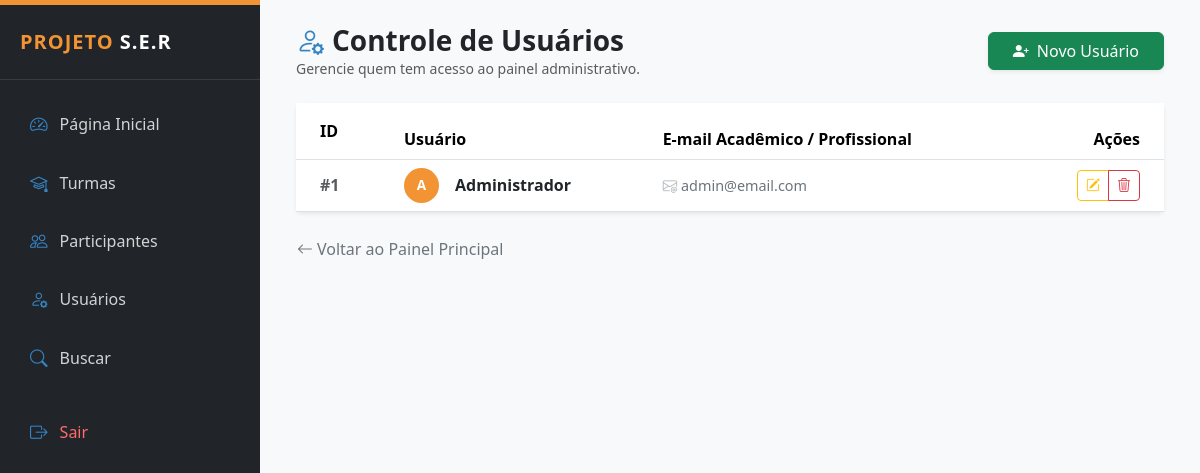
/public/usuarios_lista.php (signed in), run on the app's committed database.
### tables this page shows
CREATE TABLE `usuarios` (
  `id` int(11) NOT NULL,
  `nome` varchar(100) NOT NULL,
  `email` varchar(120) NOT NULL,
  `senha` varchar(255) NOT NULL,
  `nivel` enum('admin','atendente') DEFAULT 'atendente',
  `criado_em` timestamp NOT NULL DEFAULT current_timestamp()
);

### public/usuarios_lista.php (the view, shortened to what this page needs)
<?php
require_once __DIR__ . "/../config/conexao.php";
require_once __DIR__ . "/../layout/admin_header.php";
$usuarios = $pdo->query("
    SELECT id, nome, email
    FROM usuarios
    ORDER BY id DESC
")->fetchAll(PDO::FETCH_ASSOC);
?>
<div class="container-fluid">
    <div class="d-flex justify-content-between align-items-center mb-4">
        <div>
            <h3 class="fw-bold mb-0 text-dark">
                <i class="bi bi-person-gear me-2" style="color: var(--ser-blue);"></i>Controle de Usuários
            </h3>
            <p class="text-muted small mb-0">Gerencie quem tem acesso ao painel administrativo.</p>
        </div>
        <a href="usuarios_form.php" class="btn btn-success shadow-sm px-4">
            <i class="bi bi-person-plus-fill me-2"></i>Novo Usuário
        </a>
    </div>
    <div class="card border-0 shadow-sm">
        <div class="card-body p-0">
            <div class="table-responsive">
                <table class="table table-hover align-middle mb-0">
                    <thead class="bg-light">
                        <tr>
                            <th class="ps-4 py-3" width="100">ID</th>
                            <th>Usuário</th>
                            <th>E-mail Acadêmico / Profissional</th>
                            <th class="text-end pe-4">Ações</th>
                        </tr>
                    </thead>
                    <tbody>
                        <?php foreach ($usuarios as $u): ?>
                        <tr>
                            <td class="ps-4">
                                <span class="text-muted fw-bold">#<?= $u['id'] ?></span>
                            </td>
                            <td>
                                <div class="d-flex align-items-center">
                                    <div class="avatar-circle me-3">
                                        <?= strtoupper(substr($u['nome'], 0, 1)) ?>
                                    </div>
                                    <span class="fw-semibold text-dark"><?= htmlspecialchars($u['nome']) ?></span>
                                </div>
                            </td>
                            <td>
                                <span class="user-email">
                                    <i class="bi bi-envelope-at me-1 opacity-50"></i><?= htmlspecialchars($u['email']) ?>
                                </span>
                            </td>
                            <td class="text-end pe-4">
                                <div class="btn-group">
                                    <a href="usuarios_form.php?id=<?= $u['id'] ?>" class="btn btn-sm btn-outline-warning" title="Editar Usuário">
                                        <i class="bi bi-pencil-square"></i>
                                    </a>
                                    <a href="usuarios_excluir.php?id=<?= $u['id'] ?>"
                                       class="btn btn-sm btn-outline-danger"
                                       onclick="return confirm('Atenção: Esta ação não pode ser desfeita. Excluir usuário?')"
                                       title="Excluir Usuário">
                                        <i class="bi bi-trash3"></i>
                                    </a>
                                </div>
                            </td>
                        </tr>
                        <?php endforeach; ?>
                    </tbody>
                </table>
            </div>
        </div>
    </div>
    <div class="mt-4">
        <a href="dashboard.php" class="btn btn-link text-decoration-none p-0 text-secondary small">
            <i class="bi bi-arrow-left me-1"></i>Voltar ao Painel Principal
        </a>
    </div>
</div>
<?php require_once __DIR__ . '/../layout/admin_footer.php'; ?>

### layout/admin_header.php (style rules this page uses)
:root { --ser-orange: #F29433; --ser-blue: #3684C4; --ser-wine: #A61C62; --ser-light: #f8f9fa; }
body { font-family: 'Segoe UI', Tahoma, Geneva, Verdana, sans-serif; background-color: var(--ser-light); }

### public/usuarios_lista.php (style rules this page uses)
.table-responsive { overflow: visible !important; }
.avatar-circle { width: 35px; height: 35px; background-color: var(--ser-orange); color: white; display: flex; align-items: center; justify-content: center; border-radius: 50%; font-weight: bold; font-size: 0.85rem; }
.user-email { color: #6c757d; font-size: 0.9rem; }

### data on the page
usuarios: id "1", nome "A", nome "Administrador", email "admin@email.com"
